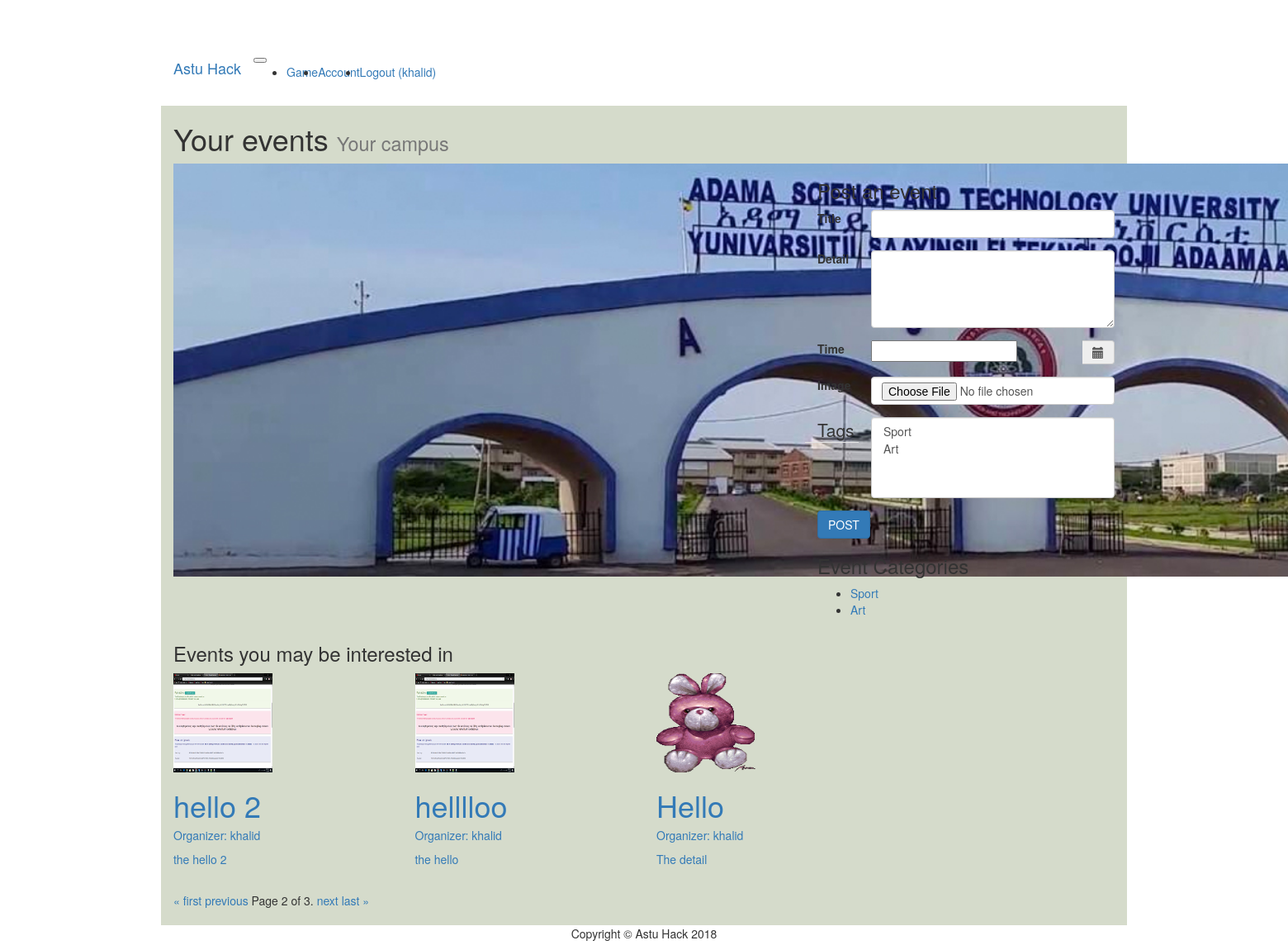
Page /?page=2 (signed in) on the committed database.
### events/models.py (models this page shows, shortened)
class Category(models.Model):
    name = models.CharField(max_length=30, unique=True)
    description = models.CharField(max_length=100, null=True)
    def __str__(self):
        return self.name

class Event(models.Model):
    title = models.CharField(max_length=30)
    detail = models.CharField(max_length=255)
    event_datetime = models.DateTimeField()
    featured = models.BooleanField(default=False)
    last_updated = models.DateTimeField(auto_now_add=True)
    created_at = models.DateTimeField(auto_now_add=True)
    created_by = models.ForeignKey(User, related_name='topics',on_delete=models.CASCADE)

### astuhack/views.py (the view)
# urls.py: path('', views.index,  name='index'),
@login_required
def index(request):
	u = request.user
	ids = []
	for x in Interest.objects.filter(user=u):
		eventags = EventTag.objects.filter(category=x.category)
		for eventag in eventags:
			ids.append(eventag.event.id)
	if Event.objects.filter(featured=True).count()!=0:
		featured = Event.objects.filter(featured=True)[0]
	else:
		featured = None
	c = Category.objects.all()
	e = Event.objects.all()
	allEvents = Event.objects.filter(id__in=ids).order_by('-id')
	paginator = Paginator(allEvents, 3)
	page = request.GET.get('page')
	events = paginator.get_page(page)
	context = {'categories' : c,'events': events}
	return render(request, 'index.html',context)

### templates/index.html (shortened to what this page needs)
{% extends 'base.html' %}
{% block content %}
{% load static %}
    {% if user.profile %}
      <h1 class="my-4">Your events
        <small>Your campus</small>
      </h1>
      <div class="row">
        <div class="col-md-8">
        {% if featured != None %}
          <img class="img-fluid" src="{% static 'img/astugate.jpg' %}" style="height: 500px" alt="">
          {% else %}
          <img class="img-fluid" src="{% static 'img/astugate.jpg' %}" style="height: 500px" alt="">
        {% endif %}
        </div>
        <div class="col-md-4">
          {% if user.profile.organizer %}
          <h3 class="my-3">Post an event</h3>
          <form action="{% url 'events:event' %}" enctype="multipart/form-data" method="post">
              <div class="form-group row">
                <label for="inputEmail3" class="col-sm-2 col-form-label">Title</label>
                <div class="col-sm-10">
                  <input type="text" name="title" class="form-control" id="inputEmail3" required>
                </div>
              </div>
              <div class="form-group row">
                <label for="inputPassword3" class="col-sm-2 col-form-label">Detail</label>
                <div class="col-sm-10">
                  <textarea class="form-control" name="detail" id="inputPassword3" name="detail" rows="4" required></textarea>
                </div>
              </div>
              <div class="form-group row">
                <label for="inputPassword3" class="col-sm-2 col-form-label">Time</label>
                <div class="col-sm-10">
                  <div class='input-group date' id='datetimepicker1'>
                        <input name="datetime" type='text'  />
                        <span class="input-group-addon">
                            <span class="glyphicon glyphicon-calendar"></span>
                        </span>
                  </div>
                </div>
              </div>
              <div class="form-group row">
                <label for="inputPassword3" class="col-sm-2 col-form-label">Image</label>
                <div class="col-sm-10">
                  <input class="form-control" type="file" name="myimage" required>
                </div>
              </div>
              <fieldset class="form-group">
                <div class="row">
                  <legend class="col-form-label col-sm-2 pt-0">Tags</legend>
                  <div class="col-sm-10">
                    <select multiple name="categories"  class="form-control" required>
                    {% for i in categories %}
                      <option value="{{i.id}}">{{i }}</option>
                    {% endfor %}
                  </select>
                  </div>
                </div>
              </fieldset>
              <div class="form-group row">
                <div class="col-sm-10">
                  <button type="submit" class="btn btn-primary">POST</button>
                </div>
              </div>
            </form>
          {% endif %}
          <h3 class="my-3">Event Categories</h3>
          <ul>
            {% for i in categories %}
            <li> <a href="{% url 'events:category' category_id=i.id %}">{{i}}</a> </li>
             {% endfor %}
          </ul>
        </div>
      </div>
      <h3 class="my-4">Events you may be interested in</h3>
      <div class="row">
        {% for i in events %}
        <div class="col-md-3 col-sm-6 mb-4">
          <a href="#">
            <img class="img-fluid" style="height: 120px; width: 120px;" src="{% url 'secureImage' path='event' id=i.id %}" alt="">
            <h1>{{i.title}}</h1>
            <h5>Organizer: {{i.created_by.username}}</h5>
            <p>{{i.detail}}</p>
          </a>
        </div>
        {% endfor %}
        <div class="col-md-12 col-sm-12 mb-12">
          <div class="pagination">
            <span class="step-links">
                {% if events.has_previous %}
                    <a href="?page=1">&laquo; first</a>
                    <a href="?page={{ contacts.previous_page_number }}">previous</a>
                {% endif %}
                <span class="current">
                    Page {{ events.number }} of {{ events.paginator.num_pages }}.
                </span>
                {% if events.has_next %}
                    <a href="?page={{ events.next_page_number }}">next</a>
                    <a href="?page={{ events.paginator.num_pages }}">last &raquo;</a>
                {% endif %}
            </span>
        </div>
      </div>
      </div>
      {% else %}
      <h1 class="my-4">Please complete your registration
        <small> <a href="{% url 'accounts:myaccount' %}">Click here</a>  </small>
      </h1>
      {% endif %}
{% endblock %}

### templates/base.html (shortened to what this page needs)
<!DOCTYPE html>
<html lang="en">
  <head>
    {% load static %}
    <link rel="stylesheet" href="{% static 'bower_components/bootstrap/dist/css/bootstrap.min.css' %}" />
    <link rel="stylesheet" href="{% static 'bower_components/eonasdan-bootstrap-datetimepicker/build/css/bootstrap-datetimepicker.min.css' %}" />
    <link rel="stylesheet" href="{% static 'bower_components/glyphicons/styles/glyphicons.css' %}" />
    <link href="{% static 'css/style.css' %}" rel="stylesheet">
  </head>
  <body>
    <nav class="navbar navbar-expand-lg navbar-dark bg-dark fixed-top">
      <div class="container">
        <a class="navbar-brand" href="{% url 'index' %}">Astu Hack</a>
        <button class="navbar-toggler" type="button" data-toggle="collapse" data-target="#navbarResponsive" aria-controls="navbarResponsive" aria-expanded="false" aria-label="Toggle navigation">
        </button>
        <div class="collapse navbar-collapse" id="navbarResponsive">
          <ul class="navbar-nav ml-auto">
            <li class="nav-item ">
              <a class="nav-link" href="{% url 'events:game' %}">Game
              </a>
            </li>
            {% if user.is_authenticated %}
            <li class="nav-item">
              <a class="nav-link" href="{% url 'accounts:myaccount' %}">Account</a>
            </li>
            <li class="nav-item">
              <a class="nav-link" href="{% url 'accounts:logout' %}?next=/">Logout ({{user.username}})</a>
            </li>
            {% else %}
            <li class="nav-item">
              <a class="nav-link" href="{% url 'register' %}">Join</a>
            </li>
            {% endif %}
          </ul>
        </div>
      </div>
    </nav>
    <div class="container main-content">
  {% block content %}
  {% endblock %}
    </div>
    <footer class="py-5 bg-dark">
      <div class="container">
        <p class="m-0 text-center text-white">Copyright &copy; Astu Hack 2018</p>
      </div>
    </footer>
  </body>
</html>

### staticfiles/css/style.css (style rules this page uses)
body { padding-top: 54px; }
@media (min-width: 992px) { body { padding-top: 56px; } }
.main-content { background-color: #d5dbcb; }

### rows in the picture
Category: {{ i.id }} 1 (drawn), name "Sport"
Category: {{ i.id }} 2 (drawn), name "Art"
Event: title "hello 2", created_by.username "khalid", detail "the hello 2"
Event: title "helllloo", created_by.username "khalid", detail "the hello"
Event: title "Hello", created_by.username "khalid", detail "The detail"

### other values in the picture
{{ user.username }} "khalid"
{{ events.number }} "2"
{{ events.paginator.num_pages }} "3"
